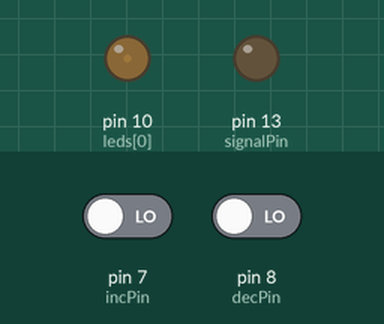
Recording of a sketch running on a simulated Arduino Uno, built with avr-gcc and run on an emulated ATmega328P. Shown: output pins drawn as LEDs (lit = HIGH). The test bench sets the inputs (shaded band); at power-on: pin 8 (decPin) LOW, pin 7 (incPin) LOW. EEPROM starts erased.

Above: at 1.26 s.
1.3 s: pin 8 (decPin) driven HIGH
At 1.46 s:
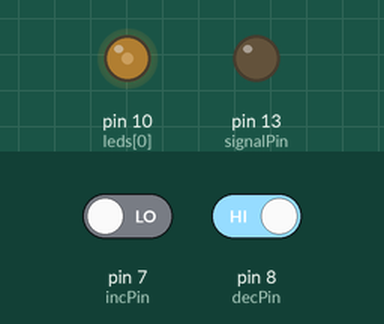
At 5.2 s:
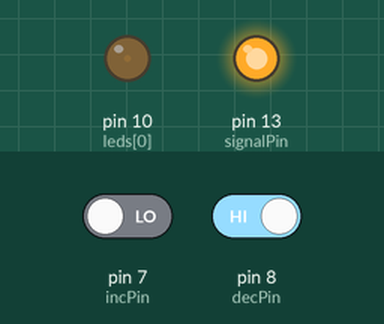
Timing chart, 0 to 10.3 s (numbered marks = the images above; inputs shaded):
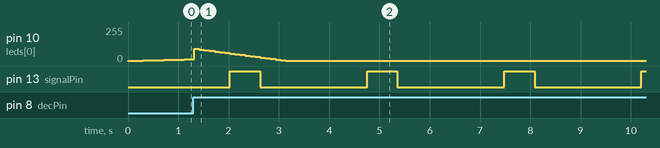

The sketch:

LightsDriverProMini.ino
```cpp
#include <EEPROM.h>

#define TIME_RESOLUTION 100
#define MAX_VAL 255

int leds[] = {10};
byte ledsCount = 1;
bool ledsOn = true;
byte currentLedVal = 0;
byte expectedLedVal = 100;

unsigned long nextRead = 0;

int incPin = 7;
int decPin = 8;

int signalPin = 13;
int signalVal = 0;
bool signalState = false;

void setup()
{
  if (EEPROM.read(0) != 1)
  {
    EEPROM.write(0, 1);
    EEPROM.write(1, expectedLedVal);
  }
  else
  {
    expectedLedVal = EEPROM.read(1);
  }

  pinMode(signalPin, OUTPUT);
  pinMode(incPin, INPUT);
  pinMode(decPin, INPUT);

  for (byte i = 0; i < ledsCount; i++)
  {
    pinMode(leds[i], OUTPUT);
  }
}

void loop()
{
  handleTimer();
}

void handleTimer()
{
  if (nextRead < millis())
  {
    nextRead = millis() + TIME_RESOLUTION;
    handleEvents();
  }
}

void handleEvents()
{
  handleIncDec();
  handleLeds();
  handleSignal();
}

void handleSignal()
{
  if (signalState && signalVal < 5) // 500ms
  {
    signalVal++;
  }
  else if (signalState && signalVal >= 5)
  {
    signalState = false;
    digitalWrite(signalPin, LOW);
    signalVal = 0;
  }
  else if (!signalState && signalVal < 20) // 2s
  {
    signalVal++;
  }
  else if (!signalState && signalVal >= 20)
  {
    signalState = true;
    digitalWrite(signalPin, HIGH);
    signalVal = 0;
  }
}

void handleIncDec()
{
  bool wasChanged = false;

  if (digitalRead(incPin) == HIGH && digitalRead(decPin) == HIGH)
  {
    ledsOn = true;
    currentLedVal = 0;
  }
  else if (expectedLedVal < MAX_VAL && digitalRead(incPin) == HIGH)
  {
    wasChanged = true;
    ledsOn = true;
    expectedLedVal += 5;
  }
  else if (expectedLedVal > 0 && digitalRead(decPin) == HIGH)
  {
    wasChanged = true;
    ledsOn = true;
    expectedLedVal -= 5;
    currentLedVal = expectedLedVal > 0 ? expectedLedVal - 5 : 0;
  }

  if (wasChanged)
  {
    EEPROM.write(1, expectedLedVal);
  }
}

void handleLeds()
{
  bool wasChanged = false;

  if (ledsOn && currentLedVal < expectedLedVal)
  {
    currentLedVal += 1;
    wasChanged = true;
  }

  if (!ledsOn && currentLedVal > 0)
  {
    currentLedVal -= 1;
    wasChanged = true;
  }

  if (wasChanged)
  {
    for (byte i = 0; i < ledsCount; i++)
    {
      analogWrite(leds[i], currentLedVal);
    }
  }
}
```

Measured:
- by itself, pin 13 (signalPin): alternates HIGH for 0.61 s and LOW for 2.1 s
